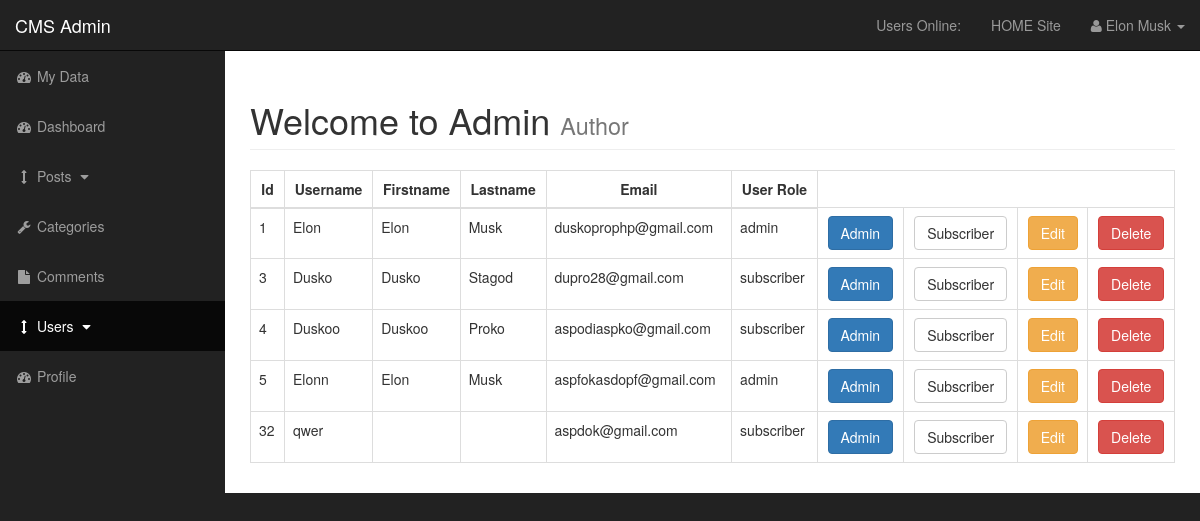
The page /admin/users.php (signed in) on the database its author committed.
### tables this page shows
CREATE TABLE `users` (
  `user_id` int(3) NOT NULL,
  `username` varchar(255) NOT NULL,
  `user_password` varchar(255) NOT NULL,
  `user_firstname` varchar(255) NOT NULL,
  `user_lastname` varchar(255) NOT NULL,
  `user_email` varchar(255) NOT NULL,
  `user_image` text NOT NULL,
  `user_role` varchar(255) NOT NULL,
  `randSalt` varchar(255) NOT NULL DEFAULT '$2y$10$mojasifraimabas22slova',
  `token` text NOT NULL
);

### admin/includes/view_all_users.php (the view, shortened to what this page needs)
<table class="table table-bordered table-hover" >
    <thead>
        <tr>
            <th class='text-center'>Id</th>
            <th class='text-center'>Username</th>
            <th class='text-center'>Firstname</th>
            <th class='text-center'>Lastname</th>
            <th class='text-center'>Email</th>
            <th class='text-center'>User Role</th>
        </tr>
    </thead>
    <tbody>
<?php
    $query = "SELECT * FROM users";
    $select_users = mysqli_query($connection, $query);
    while($row = mysqli_fetch_assoc($select_users)){
    $user_id  = $row ['user_id'];
    $username = $row ['username'];
    $user_firstname = $row ['user_firstname'];
    $user_lastname = $row ['user_lastname'];
    $user_email = $row ['user_email'];
    $user_role = $row ['user_role'];
    echo "<tr>";
    echo "<td>{$user_id}</td>";
    echo "<td>{$username}</td>";
    echo "<td>{$user_firstname}</td>";
    echo "<td>{$user_lastname}</td>";
    echo "<td>{$user_email}</td>";
    echo "<td>{$user_role}</td>";
    echo "<td class='text-center' ><a class='btn btn-primary' href='users.php?change_to_admin={$user_id}'>Admin</a></td>";
    echo "<td class='text-center'><a class='btn btn-default' href='users.php?change_to_sub={$user_id}'>Subscriber</a></td>";
    echo "<td class='text-center'><a class='btn btn-warning' href='users.php?source=edit_user&edit_user={$user_id}'>Edit</a></td>";
    echo "<td class='text-center'><a class='btn btn-danger' onClick=\"javascript: return confirm('Are you sure you want to delete?'); \" href='users.php?delete={$user_id}'>Delete</a></td>";
    echo "</tr>";
    }
?>
                </tbody>
            </table>

### admin/css/sb-admin.css (style rules this page uses)
body { margin-top: 100px; background-color: #222; }
@media (min-width:768px) { body { margin-top: 50px; } }

### rows shown on the page
users: user_id "1", username "Elon", user_firstname "Elon", user_lastname "Musk", user_email "duskoprophp@gmail.com", user_role "admin"
users: user_id "3", username "Dusko", user_firstname "Dusko", user_lastname "Stagod", user_email "dupro28@gmail.com", user_role "subscriber"
users: user_id "4", username "Duskoo", user_firstname "Duskoo", user_lastname "Proko", user_email "aspodiaspko@gmail.com", user_role "subscriber"
users: user_id "5", username "Elonn", user_firstname "Elon", user_lastname "Musk", user_email "aspfokasdopf@gmail.com", user_role "admin"
users: user_id "32", username "qwer", user_email "aspdok@gmail.com", user_role "subscriber"

### other values the page prints
$_SESSION['firstname'] "Elon"
$_SESSION['lastname'] "Musk"
